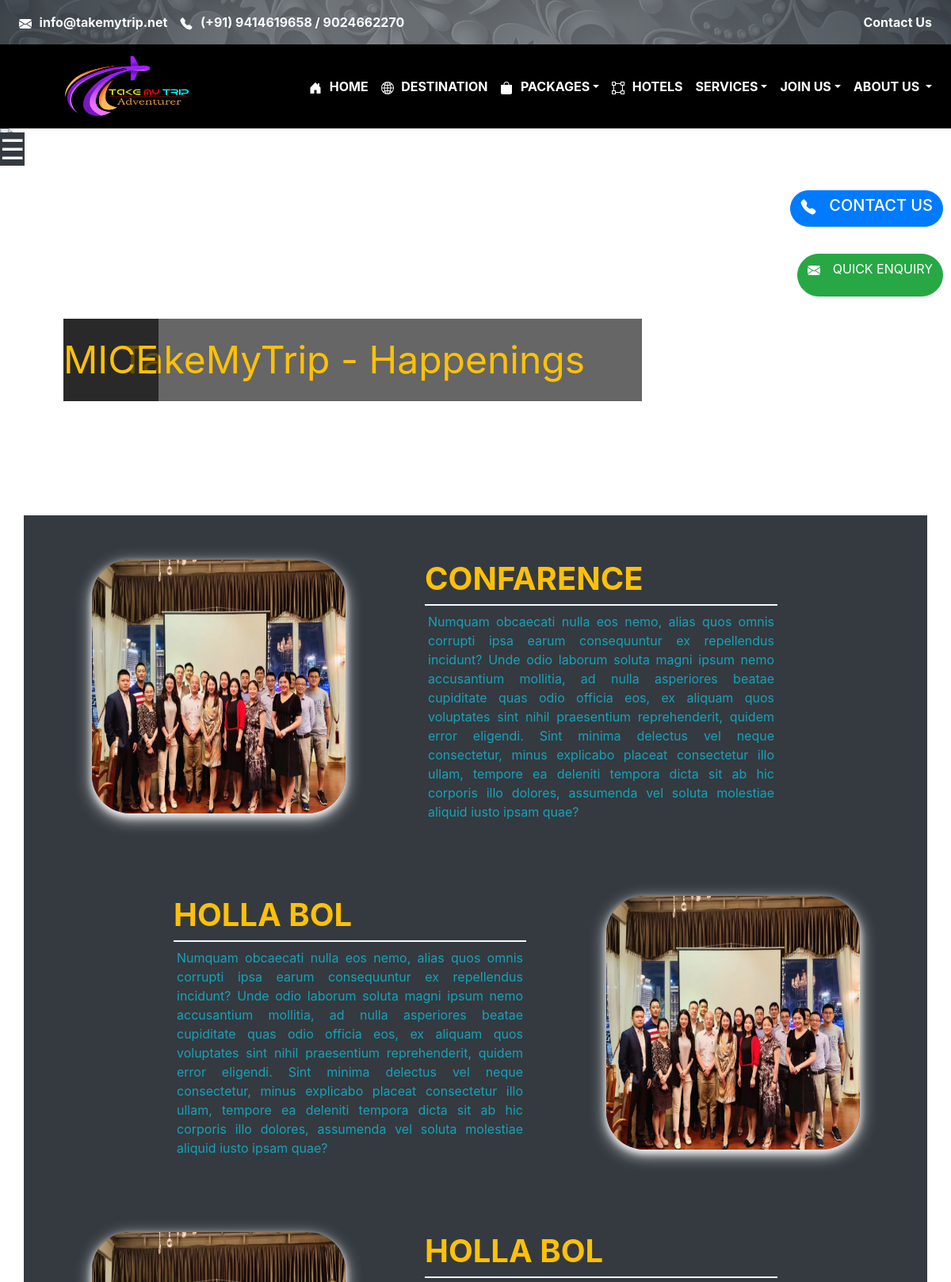
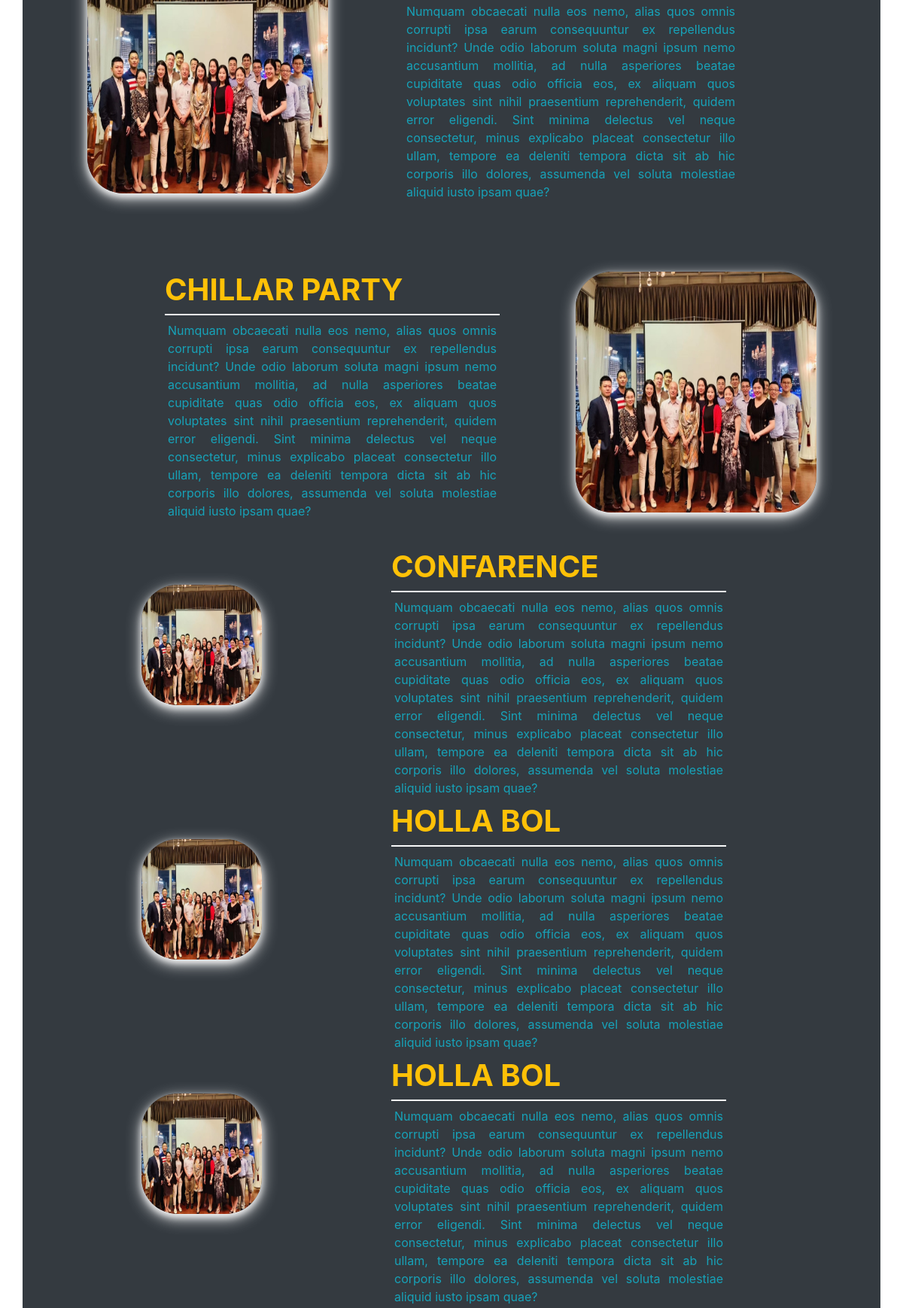
The app's page /service/mice (upper part) with its own data (2 pictures, top to bottom).
### travelApp/models.py (models this page shows, shortened)
class Mice(models.Model):
    image = models.ImageField(blank=False, upload_to="image/mice/", null=True)
    title = models.CharField(max_length=255)
    description = models.TextField()
    class Meta:
        db_table= "Mice"
        verbose_name_plural ="TakeMyTrip - Happenings"

### travelApp/views.py (the view)
# urls.py: path("service/mice", views.mice, name="mice"),
def mice(request):
    serializerData = serializers.MiceSerializer()
    return render(request, "mice.html", serializerData.data())

### travelApp/serializers.py (called while the page is built)
def Footer():
    interest = models.TourByInterest.objects.all()
    interestTitleList = [{"name": i.title, "id": i.id} for i in interest]
    region = models.TourByRegion.objects.all()
    regionTitleList = [{"name": i.region, "id": i.id} for i in region]
    data_set = {
        "interestTitleList": interestTitleList,
        "regionTitleList": regionTitleList
    }
    return data_set

    def data(self):
        mice = models.Mice.objects.all()
        self.data_set = {
            "mices": mice,
            "footer": Footer()
        }
        return self.data_set

### travelApp/templates/mice.html (shortened to what this page needs)
{% extends "layout/base.html" %}
{% block content %}
<div id="carouselExampleSlidesOnly position-relative" class="carousel slide" data-ride="carousel">
    <div class="carousel-inner">
        <div class="carousel-item active">
            <img src="https://www.michelangelo.travel/fileadmin/_processed_/9/4/csm_mice_bozza_4d98fda693.png"
                class="d-block w-100" alt="..." style="height: 30rem;">
        </div>
    </div>
    <div class="position-absolute cust-ban2-head responsive-hide">
        <p class="text-warning mx-5 px-4" style="font-size: 3rem;">TakeMyTrip - Happenings</p>
    </div>
    <div class="position-absolute cust-ban2-head responsive-display">
        <p class="text-warning fadeIn" style="font-size: 3rem;">{{ "mice" | upper }}</p>
    </div>
    <div class="position-absolute" style="top:0;">
        {% include "./components/responsive-sidebar.html" %}
    </div>
</div>
{% if mices|length  %}
<div class="container bg-dark text-light mt-2 responsive-hide">
    {% for mice in mices %}
    <div class="row pt-2 d-flex {% if forloop.counter|divisibleby:2 %}flex-row-reverse{% endif %}">
        <div class="col-5 m-2 my-5 ">
            <div class="row ">
                <img src={{ mice.image.url }} alt="" class="cust-img-shado-round mx-auto">
            </div>
        </div>
        <div class="col-5 mt-5">
            <h1 class="text-warning zoomIn"><b>{{ mice.title|upper }}</b></h1>
            <div class="border border-light w-100"></div>
            <p class="text-justify text-info my-2 mx-1">{{ mice.description }}</p>
        </div>
    </div>
    {% endfor %}
</div>
{% endif %}
{% if mices|length  %}
<div class="container bg-dark text-light  responsive-display">
    {% for mice in mices %}
    <div class="row">
        <div class="col-md-5 ">
            <div class="row ">
                <img src={{ mice.image.url }} alt="" class="cust-img-shado-round mx-auto my-5"
                    style="width: 10rem; height: 10rem;">
            </div>
        </div>
        <div class="col-md-5 ">
            <h1 class="text-warning zoomIn"><b>{{ mice.title|upper }}</b></h1>
            <div class="border border-light w-100"></div>
            <p class="text-justify text-info my-2 mx-1">{{ mice.description }}</p>
        </div>
    </div>
    {% endfor %}
</div>
{% endif %}
{% endblock %}

### travelApp/static/css/style.css (style rules this page uses)
* { margin: 0; padding: 0; box-sizing: border-box; }
html, body { max-width:100%; overflow-x:hidden; }
.cust-ban2-head { top: 15rem; left: 5rem; width: auto; height: auto; background-color: rgba(0, 0, 0, 0.6); }
.cust-ban2-head > p { margin-top: 1rem; }
.fadeIn { animation-name: fadein; animation-duration: 2s; animation-iteration-count: infinite; }
.zoomIn { animation-name: zoomin; animation-duration: 4s; animation-iteration-count: infinite; }
.cust-img-shado-round { width: 20rem; height: 20rem; box-shadow: 0 4px 8px 0 rgba(255, 255, 255, 0.8), 0 6px 20px 0 rgba(255, 255, 255, 0.9); border-radius: 3rem; transition: all 300ms ease; }

### records on screen
Mice: image (picture), title "CONFARENCE", description "Numquam obcaecati nulla eos nemo, alias quos omnis corrupti ipsa earum consequuntur ex repellendus incidunt? Unde odio laborum soluta magni ipsum nemo accusantium mollitia, ad nulla asperiores beatae cupiditate quas odio officia eos, ex aliquam quos voluptates sint nihil praesentium reprehenderit, quidem error eligendi. Sint minima delectus vel neque consectetur, minus explicabo placeat consectetur illo ullam, tempore ea deleniti tempora dicta sit ab hic corporis illo dolores, assumenda vel soluta molestiae aliquid iusto ipsam quae?"
Mice: image (picture), title "HOLLA BOL", description "Numquam obcaecati nulla eos nemo, alias quos omnis corrupti ipsa earum consequuntur ex repellendus incidunt? Unde odio laborum soluta magni ipsum nemo accusantium mollitia, ad nulla asperiores beatae cupiditate quas odio officia eos, ex aliquam quos voluptates sint nihil praesentium reprehenderit, quidem error eligendi. Sint minima delectus vel neque consectetur, minus explicabo placeat consectetur illo ullam, tempore ea deleniti tempora dicta sit ab hic corporis illo dolores, assumenda vel soluta molestiae aliquid iusto ipsam quae?"
Mice: image (picture), title "HOLLA BOL", description "Numquam obcaecati nulla eos nemo, alias quos omnis corrupti ipsa earum consequuntur ex repellendus incidunt? Unde odio laborum soluta magni ipsum nemo accusantium mollitia, ad nulla asperiores beatae cupiditate quas odio officia eos, ex aliquam quos voluptates sint nihil praesentium reprehenderit, quidem error eligendi. Sint minima delectus vel neque consectetur, minus explicabo placeat consectetur illo ullam, tempore ea deleniti tempora dicta sit ab hic corporis illo dolores, assumenda vel soluta molestiae aliquid iusto ipsam quae?"
Mice: image (picture), title "CHILLAR PARTY", description "Numquam obcaecati nulla eos nemo, alias quos omnis corrupti ipsa earum consequuntur ex repellendus incidunt? Unde odio laborum soluta magni ipsum nemo accusantium mollitia, ad nulla asperiores beatae cupiditate quas odio officia eos, ex aliquam quos voluptates sint nihil praesentium reprehenderit, quidem error eligendi. Sint minima delectus vel neque consectetur, minus explicabo placeat consectetur illo ullam, tempore ea deleniti tempora dicta sit ab hic corporis illo dolores, assumenda vel soluta molestiae aliquid iusto ipsam quae?"

### other values on screen
{{ "Contact Us"|upper }} "CONTACT US"
{{ "Quick Enquiry"|upper }} "QUICK ENQUIRY"
{{ "mice" | upper }} "MICE"
